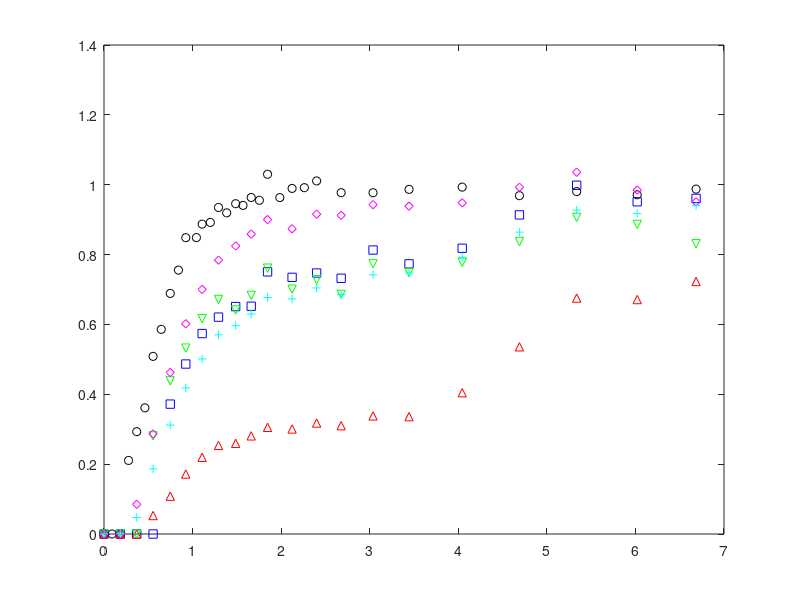

MATLAB code for this plot: (Note: this script raises an error after producing the figure.)
clear all
close all

%first-type BC;
%kinetic model;
%see Van Genuchten pg. 16 and 28:



%data = csvread('ObjC_1_gas.csv',1,0);
data = csvread('Obj1c_part2_gas.csv',1,0);
data_time = data(:,1).*60; %time in sec
ethane = data(:,2);
helium = data(:,3);
n2o = data(:,4);
sf6 = data(:,5);
ch4 = data(:,6);



data_br = csvread('Obj1c_part2_br.csv',1,0);
%data_br = csvread('Obj1b_br.csv',1,0);
Br_time = data_br(:,1).*60;
Br = data_br(:,2);

measured = Br; %define which solute you are modeling

%If Vg/Vw = .01, then
%R_He = 2
%R_SF6 = 2.5
%R_ethane = 1.2
%R_N2O = 1.015

%time units are in seconds;
%length units are in m;

C_o = 1; %dimensionless
t = 0:50:49950;   %default delta t is 25
%D = [2.125e-6:0.0625e-6:2.375e-6]; 
D = 4.81125e-6;

%2.69e-6, dispersion coefficients, m2/s, default 5e-7; determined from bromide only.
    %%%%%%3.1e-6 for bromide
%v_m = 7.75e-5:0.0625e-5:8e-5;  
v_m = 7.05875e-5;


%velocity, 7.09e-5,  m/s, default 1e-4 m/s
    %%%%%%%3e-5 for bromide
    %try 1.19e-4 to 1.43e-4, expected values based on reactor geometry +
    %porosity
L = .3;
theta_m = 0.586; %mobile phase volume (dynamic, macropores)
theta_im = 0.31; %immobile phase volume (stagnant, micropores)
phi_m = theta_m/(theta_m + theta_im)  %fraction of liquid phase that is mobile


data_PV = v_m(1).*data_time.*phi_m./L

data_PV_br_plot = v_m(1).*Br_time.*phi_m./L


figure(11)
clf
h1 = plot(data_PV_br_plot, Br,'ok')
hold on
h2 = plot(data_PV, ethane, 'sb')
hold on
h3 = plot(data_PV, helium, '^r')
hold on
h4 = plot(data_PV, sf6, 'vg')
hold on
h5 = plot(data_PV, n2o, 'dm')
hold on
h6 = plot(data_PV, ch4, '+c')
hold on


R = 1.0001; %ethane 2.7
%R = [2.0:.5:6.0];
R_m = 1.0001;
%R_m = [1.0:.5:3.0];
alpha = 0.0001;  %ethane 1.3e-4
%alpha = [.9e-4:.1e-4:2.5e-4];
loopcnt = 0;

results_matrix = zeros(length(v_m)*length(D),4);
%column 1 of results_matrix is loopcnt
%column 2 of results_matrix is R
%column 3 of results_matrix is alpha
%column 4 of results_matrix is sum of squared residuals



beta = phi_m*R_m/R;


for j = 1:length(v_m)
    
    for k = 1:length(D)
        
        
w = alpha*L*(R-1)/(v_m(j)*theta_m);
P = v_m(j)*L/D(k); %Peclet number
PV = v_m(j).*t.*phi_m./L;     %pore volumes, tau in equations in Table 2 in Van Genuchten
data_PV_br = v_m(j).*Br_time.*phi_m./L;


%G term in Van Genuchten, equation SI-1 in Table 2:
G_T = .5 *  erfc( sqrt(P./(4.*beta.*R.*PV)).*(beta*R-PV)) + .5*exp(P).*erfc( sqrt (P./(4.*beta.*R.*PV) ).*(beta*R + PV) );
%IMPORTANT NOTE: Equation SI-1 in Table 2 has the final term as beta*R-tau.
%I think this is an error and that it should be beta*R+tau.  At the top of page 18 they note: 
%"Expressions for G(T) in Table 2 follow from those given in Table 1 by replacing T by
%tau and R by (beta*R).  In Table 1, the final term is R+T, so based on
%their statement the final term should be B*R+tau.
%This is how it is coded above, and this equation gives an effluent C
%ranging from 0 to 1, while the original equation from Van Genuchten has an
%effluent C ranging from 0 to a number much greater than 1.

%exponential term multiplied by G
term = exp(-w.*PV/(beta*R));


integrand_vec = zeros(1,length(PV));

delta_tau = 0.001;   %tau time increment, also d_tau dummy variable
                    %default .001

for i = 2:length(PV);  %2:length(PV)
    
    tau = [0:delta_tau:PV(i)];
    
G_tau = .5 *  erfc( sqrt(P./(4.*beta.*R.*tau)).*(beta*R-tau)) + .5*exp(P).*erfc( sqrt (P./(4.*beta.*R.*tau) ).*(beta*R + tau) );
    
    a = w.*tau;
    b = w.*(PV(i) - tau)./( (1 - beta)*R );
    
    squig = 2*sqrt(a.*b);
    
%In equation 36, the I_0 and I_1 are modified bessel functions, see
%notation on pg. 50-51
I_0 = besseli(0,squig);  %modified bessel function of the first kind, order 0
I_1 = besseli(1,squig);  %modified bessel function of the first kind, order 1
    
%H term defined by Equation 36:
H = exp(-a-b).* ( I_0/beta + (squig.*I_1)./(2.*b.*(1-beta)) );


prod = G_tau.*H;

integrand = delta_tau*trapz(prod(1:length(prod)-1));   %last element of product is NaN, since the last element of H is NaN ...
                                                    %due to division by 0
                                                    %in b term
integrand_vec(i) = integrand;


end


BrC = G_T.*term + w/R .* integrand_vec;


%find indices in PV that are closest PV to data: 
edges = [-Inf, mean([PV(2:end); PV(1:end-1)]), +Inf];
%I = discretize(data_PV_br, edges);
I = discretize(data_PV_br, edges);

RSS = sum((BrC(I) - measured').^2)


loopcnt = loopcnt + 1

     results_matrix(loopcnt,1) = loopcnt;
     results_matrix(loopcnt,2) = v_m(j);
     results_matrix(loopcnt,3) = D(k);
     results_matrix(loopcnt,4) = RSS;

    end
    
end




figure(111)
clf
plot(PV, BrC,'-')
ylim([-0.1 1.1])
xlim([0 2])
ylabel('C/C_o')
xlabel('PV')

%column 1 of results_matrix is loopcnt
%column 2 of results_matrix is R
%column 3 of results_matrix is alpha
%column 4 of results_matrix is sum of squared residuals

y = [results_matrix(:,1)'; results_matrix(:,2)'; results_matrix(:,3)'; results_matrix(:,4)']
fileID = fopen('results_matrix.txt','w');
%fprintf(fileID, 'Exponential Function\n\n');
fprintf(fileID,'%0.3f %0.3e %0.3e %0.4f\n',y);
fclose(fileID);




y = [PV; BrC];
fileID = fopen('exptable.txt','w');
%fprintf(fileID, 'Exponential Function\n\n');
fprintf(fileID,'%f %f\n',y);
fclose(fileID);


%find indices in PV that are closest PV to data: 
edges = [-Inf, mean([PV(2:end); PV(1:end-1)]), +Inf];
%I = discretize(data_PV_br, edges);
I = discretize(data_PV_br, edges);

RSS = sum((BrC(I) - measured').^2)
TSS = sum((measured - mean(measured)).^2)
R2 = 1 - (RSS/TSS)



figure(11)
plot(PV, BrC,'-r')
ylim([-0.1 1.1])
xlim([0 9])
ylabel('C/C_o')
xlabel('PV')
text(.4, .8, sprintf('R = %0.2f', R))
text(.4, .9, sprintf('alpha = %0.2e s^{-1}', alpha))
text(.4, .7, sprintf('R^2 = %0.3f', R2))
saveas(gcf,'output.eps','epsc')


figure (101)
brarea = cumtrapz(PV,BrC);
totbrarea = trapz(PV,BrC);
totbrmass = (data_PV(end))*1;
normalizedbr = brarea/totbrmass;
plot(PV, normalizedbr)



measured = n2o; %define which solute you are modeling

%fit parameters:
%R = 2;      %MUST BE > 1
%alpha = 1e-3;    %rate constant, try starting in the range 5e-4 to 5e-3

                    %1/s, 100 d^-1 from Geistlinger (2005) = 1e-3 1/s
                    %vulava has 5e-4 - 1e-3  1/s for alpha for SF6, so
                    %probably faster for Helium, N2O
                    %velocity in bioreactor on the order of .003 m/s, much slower than in Vulava, so 
                    %expect lower alpha
%for determination of R-squared:



%dimensionless parameters
%defined in Van Genuchten pg. 15, with the exception of w, beta, and R
%For w and beta, defined on pg. 28 for one-site kinetic
%non-equilibrium adsorption.  For R, comes from Fry et al. (1994) and Vulava et al. (2002): 
%R = 1 + KH*(Vg/Vw)   %use this with specific K_H values to determine Vg/Vw
%based on fit R parameter




R = 1.35; %ethane 2.7
%R = [1.1:0.02:1.2];
%R_m = [1.1:0.1:2.8];
R_m = 1.2;
alpha = 9.4e-5;  %ethane 1.3e-4
%alpha = [1e-5 1e-6 1e-7 1e-8 1e-9];%8e-6:4e-6:8e-5];

loopcnt = 0;

results_matrix = zeros(length(R)*length(alpha),5);
%column 1 of results_matrix is loopcnt
%column 2 of results_matrix is R
%column 3 of results_matrix is R_m
%column 4 of results_matrix is alpha
%column 5 of results_matrix is sum of squared residuals




for j = 1:length(R)
    
    for k = 1:length(alpha)
        
        for l = 1:length(R_m)
        
        
w = alpha(k)*L*(R(j)-1)/(v_m*theta_m);
beta = phi_m*R_m(l)/R(j);



%G term in Van Genuchten, equation SI-1 in Table 2:
G_T = .5 *  erfc( sqrt(P./(4.*beta.*R(j).*PV)).*(beta*R(j)-PV)) + .5*exp(P).*erfc( sqrt (P./(4.*beta.*R(j).*PV) ).*(beta*R(j) + PV) );
%IMPORTANT NOTE: Equation SI-1 in Table 2 has the final term as beta*R-tau.
%I think this is an error and that it should be beta*R+tau.  At the top of page 18 they note: 
%"Expressions for G(T) in Table 2 follow from those given in Table 1 by replacing T by
%tau and R by (beta*R).  In Table 1, the final term is R+T, so based on
%their statement the final term should be B*R+tau.
%This is how it is coded above, and this equation gives an effluent C
%ranging from 0 to 1, while the original equation from Van Genuchten has an
%effluent C ranging from 0 to a number much greater than 1.

%exponential term multiplied by G
term = exp(-w.*PV/(beta*R(j)));

%some figures to visualize how each of these terms are affected by
%different fit parameters:
%use these to troubleshoot problems if the model acts weird with certain
%paremeters.
%figure(5)
%plot(PV,term)
%title('Term')

integrand_vec = zeros(1,length(PV));

delta_tau = 0.001;   %tau time increment, also d_tau dummy variable
                    %default .001

for i = 2:length(PV);  %2:length(PV)
    
    tau = [0:delta_tau:PV(i)];
    
G_tau = .5 *  erfc( sqrt(P./(4.*beta.*R(j).*tau)).*(beta*R(j)-tau)) + .5*exp(P).*erfc( sqrt (P./(4.*beta.*R(j).*tau) ).*(beta*R(j) + tau) );
    
    a = w.*tau;
    b = w.*(PV(i) - tau)./( (1 - beta)*R(j) );
    
    squig = 2*sqrt(a.*b);
    
%In equation 36, the I_0 and I_1 are modified bessel functions, see
%notation on pg. 50-51
I_0 = besseli(0,squig);  %modified bessel function of the first kind, order 0
I_1 = besseli(1,squig);  %modified bessel function of the first kind, order 1
    
%H term defined by Equation 36:
H = exp(-a-b).* ( I_0/beta + (squig.*I_1)./(2.*b.*(1-beta)) );


prod = G_tau.*H;

integrand = delta_tau*trapz(prod(1:length(prod)-1));   %last element of product is NaN, since the last element of H is NaN ...
                                                    %due to division by 0
                                                    %in b term
integrand_vec(i) = integrand;


end


%first_term = G_T.*term;
%figure(14)
%plot(PV,first_term)
%title('G*exp term')

%C = G(1:length(G)-1).*term(1:length(term)-1) + (w/R).*ConvInt;   %equation 35 in van genuchten
C = G_T.*term + w/R(j) .* integrand_vec;


%find indices in PV that are closest PV to data: 
edges = [-Inf, mean([PV(2:end); PV(1:end-1)]), +Inf];
%I = discretize(data_PV_br, edges);
I = discretize(data_PV, edges);

RSS = sum((C(I) - measured').^2)


loopcnt = loopcnt + 1

     results_matrix(loopcnt,1) = loopcnt;
     results_matrix(loopcnt,2) = R(j);
     results_matrix(loopcnt,3) = R_m(l);
     results_matrix(loopcnt,4) = alpha(k);
     results_matrix(loopcnt,5) = RSS;

    end
    
    end

end

C(C > 1) = 1;

figure(11)
plot(PV, C,'-m')
hold on

%Effluent Mass Balance
figure (101)
hold on
n2oarea = cumtrapz(PV,C);
totn2oarea = trapz(PV,C);
totn2omass = (data_PV(end))*1;
normalizedn2o = n2oarea/totn2omass;
plot(PV, normalizedn2o)
% massbaln2o = normalizedn2o./normalizedbr;
% plot(PV, massbaln2o)


%Headspace Mass Balance
tracersoldata = csvread('Obj1c_part2_tracer_sol.csv',1,0);
n2otracer = tracersoldata(:,4);
tracertime = tracersoldata(:,1).*60;
tracerPV = v_m.*tracertime.*phi_m./L;
interptracer = interp1(tracerPV, n2otracer, PV);
aveinterptracer = mean([interptracer(1:end-1);interptracer(2:end)]);
avetracermass = PV(2).*aveinterptracer;
avetracermass(isnan(avetracermass))=0;
tottracermass = sum(avetracermass);
headspacedata = csvread('Obj1c_part2_headspace_n2o.csv',1,0);
seg1time = headspacedata(:,1).*60;
seg1data = headspacedata(:,2);
seg1PV = v_m.*seg1time.*phi_m./L;
seg2time = headspacedata(:,3).*60;
seg2data = headspacedata(:,4);
seg2PV = v_m.*seg2time.*phi_m./L;
seg3time = headspacedata(:,5).*60;
seg3data = headspacedata(:,6);
seg3PV = v_m.*seg3time.*phi_m./L;
seg1interp = interp1(seg1PV, seg1data, PV);
seg2interp = interp1(seg2PV, seg2data, PV);
seg3interp = interp1(seg3PV, seg3data, PV);
headspaceinterp = seg1interp+seg2interp+seg3interp;
normalizedheadspace = headspaceinterp/tottracermass;
combinedheadspace = csvread('Obj1c_part2_headspace_n2o_combined.csv',1,0);
combinedtime = combinedheadspace(:,1).*60;
combineddata = combinedheadspace(:,2);
combinedPV = v_m.*combinedtime.*phi_m./L;
normalizedcombined = combineddata/tottracermass;

%Bubble Mass Balance
bubblen2o = normalizedbr-(normalizedn2o)%+normalizedheadspace);
figure(22)
plot(PV,bubblen2o)
bubblen2ochange = diff(bubblen2o);
find(bubblen2ochange == max(bubblen2ochange(:)))


%truncate data to 6.68 pore volumes
shortnormalizedn2o = normalizedn2o(1:872);
shortbubblen2o = bubblen2o(1:872);
shortnormalizedheadspace = normalizedheadspace(1:872);
shortPV = PV(1:872);

figure(222)
alln2o = [shortnormalizedn2o' shortnormalizedheadspace' shortbubblen2o'];
massbalpv = area(shortPV,alln2o)
massbalpv(1).FaceColor = [0/255 128/255 255/255];
massbalpv(2).FaceColor = [252/255 226/255 5/255];
massbalpv(3).FaceColor = [255/255 40/255 0/255];
ylabel('M/M_T', 'fontsize', 25);
xlabel('Pore Volumes', 'fontsize', 25);
ylim([0 1.2]);
xlim([0 8])
%title('N_2O Distribution Throughout Reactor', 'fontsize', 36);
%legend('Effluent', 'Evolved Headspace', 'Bubble Entrapped', 'Location', 'northwest');
set(gca, 'FontSize', 20);


figure(333)
finaleffluent = normalizedn2o(end);
finalbubble = 0;
finalheadspace = normalizedcombined(end);
remainingheadspace = shortnormalizedheadspace(end);
liberatedbubble = finalheadspace-shortnormalizedheadspace(end);
predbubble = shortbubblen2o(end);
unantbubble = liberatedbubble - predbubble;
baralln2o = [finaleffluent, remainingheadspace, predbubble, unantbubble; nan(1,4)];
massbalbar = bar(baralln2o, 'stacked')
set(massbalbar,{'FaceColor'},{[0/255 128/255 255/255];[252/255 226/255 5/255];[255/255 40/255 0/255];'k'});
%legend('Effluent', 'Evolved Headspace', 'Predicted Bubble Entrapment/Liberation', 'Unanticipated Bubble Liberation' ); %
set(gca, 'FontSize', 20);
ylim([0 1.2]);

recovery = finaleffluent + remainingheadspace + predbubble + unantbubble


%Extend data to 7.68 PVs (Run for 6.68 PVs and add 1 PV for "effluent"
%remaining in reactor at experiment end
integralPV = PV(1:1000);
integralBrC = BrC(1:1000);
integraleff = C(1:1000);
Br_area = trapz(integralPV, integralBrC);
Eff_area = trapz(integralPV, integraleff);
bubblearea = Br_area-Eff_area;
btestimate_effluent = Eff_area/Br_area;
btestimate_retainedinreactor = bubblearea/Br_area;